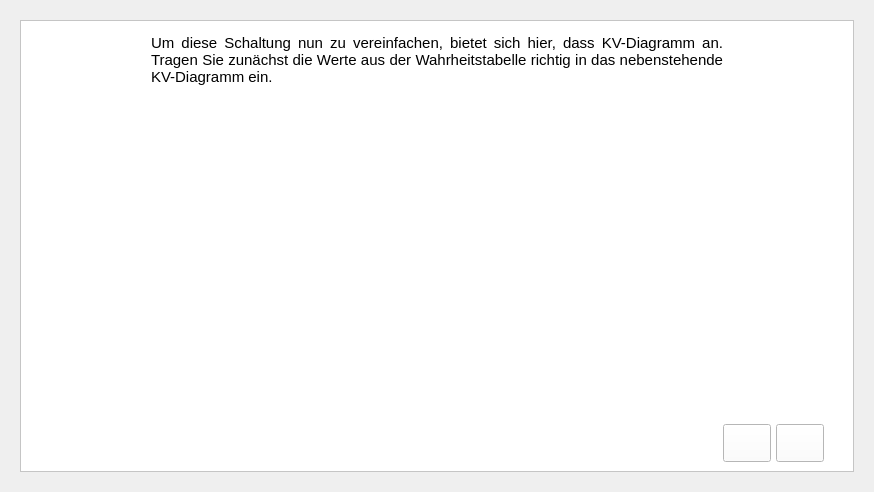
<?xml version="1.0" encoding="UTF-8"?>
<ui version="4.0">
 <class>Task1Page</class>
 <widget class="QWidget" name="Task1Page">
  <property name="geometry">
   <rect>
    <x>0</x>
    <y>0</y>
    <width>874</width>
    <height>492</height>
   </rect>
  </property>
  <property name="windowTitle">
   <string>Form</string>
  </property>
  <layout class="QVBoxLayout" name="verticalLayout">
   <item>
    <widget class="QStackedWidget" name="task1StackedWidget">
     <property name="sizePolicy">
      <sizepolicy hsizetype="Preferred" vsizetype="Preferred">
       <horstretch>0</horstretch>
       <verstretch>0</verstretch>
      </sizepolicy>
     </property>
     <property name="currentIndex">
      <number>2</number>
     </property>
     <widget class="QWidget" name="page">
      <layout class="QVBoxLayout" name="verticalLayout_18">
       <item>
        <widget class="QScrollArea" name="scrollArea_2">
         <property name="sizePolicy">
          <sizepolicy hsizetype="Preferred" vsizetype="Expanding">
           <horstretch>0</horstretch>
           <verstretch>0</verstretch>
          </sizepolicy>
         </property>
         <property name="minimumSize">
          <size>
           <width>0</width>
           <height>0</height>
          </size>
         </property>
         <property name="styleSheet">
          <string notr="true">background-color:white;</string>
         </property>
         <property name="widgetResizable">
          <bool>true</bool>
         </property>
         <property name="alignment">
          <set>Qt::AlignLeading|Qt::AlignLeft|Qt::AlignVCenter</set>
         </property>
         <widget class="QWidget" name="scrollAreaWidgetContents_2">
          <property name="geometry">
           <rect>
            <x>0</x>
            <y>0</y>
            <width>636</width>
            <height>429</height>
           </rect>
          </property>
          <layout class="QVBoxLayout" name="verticalLayout_15">
           <item>
            <widget class="QFrame" name="gridFrame_2">
             <property name="styleSheet">
              <string notr="true"/>
             </property>
             <layout class="QVBoxLayout" name="verticalLayout_16">
              <property name="spacing">
               <number>5</number>
              </property>
              <property name="leftMargin">
               <number>0</number>
              </property>
              <property name="topMargin">
               <number>0</number>
              </property>
              <property name="rightMargin">
               <number>0</number>
              </property>
              <property name="bottomMargin">
               <number>0</number>
              </property>
              <item>
               <spacer name="verticalSpacer_13">
                <property name="orientation">
                 <enum>Qt::Vertical</enum>
                </property>
                <property name="sizeHint" stdset="0">
                 <size>
                  <width>20</width>
                  <height>40</height>
                 </size>
                </property>
               </spacer>
              </item>
              <item>
               <layout class="QHBoxLayout" name="horizontalLayout_14">
                <property name="sizeConstraint">
                 <enum>QLayout::SetNoConstraint</enum>
                </property>
                <item>
                 <widget class="QTextBrowser" name="textBrowser_3">
                  <property name="sizePolicy">
                   <sizepolicy hsizetype="Fixed" vsizetype="Fixed">
                    <horstretch>0</horstretch>
                    <verstretch>0</verstretch>
                   </sizepolicy>
                  </property>
                  <property name="minimumSize">
                   <size>
                    <width>616</width>
                    <height>46</height>
                   </size>
                  </property>
                  <property name="maximumSize">
                   <size>
                    <width>16777215</width>
                    <height>46</height>
                   </size>
                  </property>
                  <property name="font">
                   <font>
                    <pointsize>13</pointsize>
                   </font>
                  </property>
                  <property name="styleSheet">
                   <string notr="true">color:black; alignment:center;</string>
                  </property>
                  <property name="frameShape">
                   <enum>QFrame::NoFrame</enum>
                  </property>
                  <property name="sizeAdjustPolicy">
                   <enum>QAbstractScrollArea::AdjustIgnored</enum>
                  </property>
                  <property name="lineWrapMode">
                   <enum>QTextEdit::WidgetWidth</enum>
                  </property>
                  <property name="html">
                   <string>&lt;!DOCTYPE HTML PUBLIC &quot;-//W3C//DTD HTML 4.0//EN&quot; &quot;http://www.w3.org/TR/REC-html40/strict.dtd&quot;&gt;
&lt;html&gt;&lt;head&gt;&lt;meta name=&quot;qrichtext&quot; content=&quot;1&quot; /&gt;&lt;style type=&quot;text/css&quot;&gt;
p, li { white-space: pre-wrap; }
&lt;/style&gt;&lt;/head&gt;&lt;body style=&quot; font-family:'MS Shell Dlg 2'; font-size:13pt; font-weight:400; font-style:normal;&quot;&gt;
&lt;p align=&quot;justify&quot; style=&quot; margin-top:0px; margin-bottom:0px; margin-left:0px; margin-right:0px; -qt-block-indent:0; text-indent:0px;&quot;&gt;&lt;span style=&quot; font-size:11pt;&quot;&gt;Sie sehen unten eine Wahrheitstabelle, bilden Sie daraus die Funktionsgleichung in DNF. Eine Optimierung mittels KV-Diagramm ist hier noch nicht erforderlich.&lt;/span&gt;&lt;/p&gt;&lt;/body&gt;&lt;/html&gt;</string>
                  </property>
                 </widget>
                </item>
               </layout>
              </item>
              <item>
               <spacer name="verticalSpacer_22">
                <property name="orientation">
                 <enum>Qt::Vertical</enum>
                </property>
                <property name="sizeHint" stdset="0">
                 <size>
                  <width>20</width>
                  <height>40</height>
                 </size>
                </property>
               </spacer>
              </item>
              <item>
               <layout class="QHBoxLayout" name="horizontalLayout_19">
                <item>
                 <spacer name="horizontalSpacer_27">
                  <property name="orientation">
                   <enum>Qt::Horizontal</enum>
                  </property>
                  <property name="sizeHint" stdset="0">
                   <size>
                    <width>40</width>
                    <height>20</height>
                   </size>
                  </property>
                 </spacer>
                </item>
                <item>
                 <widget class="QLabel" name="label_9">
                  <property name="minimumSize">
                   <size>
                    <width>340</width>
                    <height>262</height>
                   </size>
                  </property>
                  <property name="styleSheet">
                   <string notr="true">image: url(:/images/task1_truthtable1.png)</string>
                  </property>
                  <property name="text">
                   <string/>
                  </property>
                  <property name="scaledContents">
                   <bool>false</bool>
                  </property>
                 </widget>
                </item>
                <item>
                 <spacer name="horizontalSpacer_26">
                  <property name="orientation">
                   <enum>Qt::Horizontal</enum>
                  </property>
                  <property name="sizeHint" stdset="0">
                   <size>
                    <width>40</width>
                    <height>20</height>
                   </size>
                  </property>
                 </spacer>
                </item>
                <item>
                 <widget class="QFrame" name="verticalFrame">
                  <property name="styleSheet">
                   <string notr="true"/>
                  </property>
                  <layout class="QVBoxLayout" name="verticalLayout_22">
                   <property name="spacing">
                    <number>6</number>
                   </property>
                   <item>
                    <widget class="EquationInputField" name="widget" native="true"/>
                   </item>
                   <item>
                    <widget class="QFrame" name="horizontalFrame_4">
                     <property name="sizePolicy">
                      <sizepolicy hsizetype="Preferred" vsizetype="Fixed">
                       <horstretch>0</horstretch>
                       <verstretch>0</verstretch>
                      </sizepolicy>
                     </property>
                     <layout class="QHBoxLayout" name="horizontalLayout_20">
                      <property name="spacing">
                       <number>1</number>
                      </property>
                      <item>
                       <widget class="QPushButton" name="solutionButtonTask1_1">
                        <property name="sizePolicy">
                         <sizepolicy hsizetype="Fixed" vsizetype="Fixed">
                          <horstretch>0</horstretch>
                          <verstretch>0</verstretch>
                         </sizepolicy>
                        </property>
                        <property name="minimumSize">
                         <size>
                          <width>20</width>
                          <height>5</height>
                         </size>
                        </property>
                        <property name="font">
                         <font>
                          <family>Arial</family>
                          <pointsize>10</pointsize>
                          <weight>50</weight>
                          <bold>false</bold>
                         </font>
                        </property>
                        <property name="styleSheet">
                         <string notr="true">QPushButton
{
	color: white;
	width: 150px;
	height: 30px;
   	border-image: url(:/images/buttons/button.png)
}

QPushButton::hover
{
	border-image: url(:/images/buttons/button_hover.png)
}</string>
                        </property>
                        <property name="text">
                         <string>Lösung anzeigen</string>
                        </property>
                       </widget>
                      </item>
                     </layout>
                    </widget>
                   </item>
                  </layout>
                 </widget>
                </item>
                <item>
                 <spacer name="horizontalSpacer_28">
                  <property name="orientation">
                   <enum>Qt::Horizontal</enum>
                  </property>
                  <property name="sizeHint" stdset="0">
                   <size>
                    <width>40</width>
                    <height>20</height>
                   </size>
                  </property>
                 </spacer>
                </item>
               </layout>
              </item>
              <item>
               <spacer name="verticalSpacer_19">
                <property name="orientation">
                 <enum>Qt::Vertical</enum>
                </property>
                <property name="sizeType">
                 <enum>QSizePolicy::Expanding</enum>
                </property>
                <property name="sizeHint" stdset="0">
                 <size>
                  <width>20</width>
                  <height>5</height>
                 </size>
                </property>
               </spacer>
              </item>
              <item>
               <layout class="QHBoxLayout" name="horizontalLayout_21">
                <item>
                 <widget class="QLabel" name="solutionLabelTask1_1">
                  <property name="sizePolicy">
                   <sizepolicy hsizetype="Fixed" vsizetype="Fixed">
                    <horstretch>0</horstretch>
                    <verstretch>0</verstretch>
                   </sizepolicy>
                  </property>
                  <property name="minimumSize">
                   <size>
                    <width>440</width>
                    <height>30</height>
                   </size>
                  </property>
                  <property name="baseSize">
                   <size>
                    <width>0</width>
                    <height>0</height>
                   </size>
                  </property>
                  <property name="font">
                   <font>
                    <family>Arial</family>
                    <pointsize>13</pointsize>
                    <weight>75</weight>
                    <bold>true</bold>
                   </font>
                  </property>
                  <property name="styleSheet">
                   <string notr="true">color: black;</string>
                  </property>
                  <property name="text">
                   <string/>
                  </property>
                 </widget>
                </item>
               </layout>
              </item>
              <item>
               <spacer name="verticalSpacer_21">
                <property name="orientation">
                 <enum>Qt::Vertical</enum>
                </property>
                <property name="sizeHint" stdset="0">
                 <size>
                  <width>20</width>
                  <height>1</height>
                 </size>
                </property>
               </spacer>
              </item>
              <item>
               <layout class="QHBoxLayout" name="horizontalLayout_15">
                <item>
                 <spacer name="horizontalSpacer_22">
                  <property name="orientation">
                   <enum>Qt::Horizontal</enum>
                  </property>
                  <property name="sizeHint" stdset="0">
                   <size>
                    <width>40</width>
                    <height>10</height>
                   </size>
                  </property>
                 </spacer>
                </item>
                <item>
                 <widget class="QPushButton" name="continueButtonTask1Page1">
                  <property name="styleSheet">
                   <string notr="true">QPushButton
{
	color: white;
	width: 40px;
	height: 30px;
   	border-image: url(:/images/buttons/continue_button.png)
}

QPushButton::hover
{
	border-image: url(:/images/buttons/continue_button_hover.png)
}</string>
                  </property>
                  <property name="text">
                   <string/>
                  </property>
                 </widget>
                </item>
                <item>
                 <spacer name="horizontalSpacer_25">
                  <property name="orientation">
                   <enum>Qt::Horizontal</enum>
                  </property>
                  <property name="sizeType">
                   <enum>QSizePolicy::Fixed</enum>
                  </property>
                  <property name="sizeHint" stdset="0">
                   <size>
                    <width>20</width>
                    <height>20</height>
                   </size>
                  </property>
                 </spacer>
                </item>
               </layout>
              </item>
             </layout>
            </widget>
           </item>
          </layout>
         </widget>
        </widget>
       </item>
      </layout>
     </widget>
     <widget class="QWidget" name="page_2">
      <layout class="QVBoxLayout" name="verticalLayout_21">
       <item>
        <widget class="QScrollArea" name="scrollArea_3">
         <property name="sizePolicy">
          <sizepolicy hsizetype="Expanding" vsizetype="Expanding">
           <horstretch>0</horstretch>
           <verstretch>0</verstretch>
          </sizepolicy>
         </property>
         <property name="minimumSize">
          <size>
           <width>0</width>
           <height>0</height>
          </size>
         </property>
         <property name="styleSheet">
          <string notr="true">background-color:white;</string>
         </property>
         <property name="widgetResizable">
          <bool>true</bool>
         </property>
         <property name="alignment">
          <set>Qt::AlignLeading|Qt::AlignLeft|Qt::AlignVCenter</set>
         </property>
         <widget class="QWidget" name="scrollAreaWidgetContents_3">
          <property name="geometry">
           <rect>
            <x>0</x>
            <y>0</y>
            <width>600</width>
            <height>454</height>
           </rect>
          </property>
          <layout class="QVBoxLayout" name="verticalLayout_19">
           <item>
            <widget class="QFrame" name="gridFrame_3">
             <property name="styleSheet">
              <string notr="true"/>
             </property>
             <layout class="QVBoxLayout" name="verticalLayout_20">
              <property name="spacing">
               <number>5</number>
              </property>
              <property name="leftMargin">
               <number>0</number>
              </property>
              <property name="topMargin">
               <number>0</number>
              </property>
              <property name="rightMargin">
               <number>0</number>
              </property>
              <property name="bottomMargin">
               <number>0</number>
              </property>
              <item>
               <layout class="QHBoxLayout" name="horizontalLayout">
                <item>
                 <widget class="QTextBrowser" name="textBrowser_4">
                  <property name="sizePolicy">
                   <sizepolicy hsizetype="Fixed" vsizetype="Fixed">
                    <horstretch>0</horstretch>
                    <verstretch>0</verstretch>
                   </sizepolicy>
                  </property>
                  <property name="minimumSize">
                   <size>
                    <width>580</width>
                    <height>47</height>
                   </size>
                  </property>
                  <property name="maximumSize">
                   <size>
                    <width>16777215</width>
                    <height>16777215</height>
                   </size>
                  </property>
                  <property name="styleSheet">
                   <string notr="true">color:black;</string>
                  </property>
                  <property name="frameShape">
                   <enum>QFrame::NoFrame</enum>
                  </property>
                  <property name="sizeAdjustPolicy">
                   <enum>QAbstractScrollArea::AdjustIgnored</enum>
                  </property>
                  <property name="lineWrapMode">
                   <enum>QTextEdit::WidgetWidth</enum>
                  </property>
                  <property name="html">
                   <string>&lt;!DOCTYPE HTML PUBLIC &quot;-//W3C//DTD HTML 4.0//EN&quot; &quot;http://www.w3.org/TR/REC-html40/strict.dtd&quot;&gt;
&lt;html&gt;&lt;head&gt;&lt;meta name=&quot;qrichtext&quot; content=&quot;1&quot; /&gt;&lt;style type=&quot;text/css&quot;&gt;
p, li { white-space: pre-wrap; }
&lt;/style&gt;&lt;/head&gt;&lt;body style=&quot; font-family:'MS Shell Dlg 2'; font-size:8pt; font-weight:400; font-style:normal;&quot;&gt;
&lt;p align=&quot;justify&quot; style=&quot; margin-top:0px; margin-bottom:0px; margin-left:0px; margin-right:0px; -qt-block-indent:0; text-indent:0px;&quot;&gt;&lt;span style=&quot; font-size:11pt;&quot;&gt;Die auf der vorherigen Seite erstellte Funktionsgleichung würde die folgende Schaltung liefern:&lt;/span&gt;&lt;/p&gt;&lt;/body&gt;&lt;/html&gt;</string>
                  </property>
                 </widget>
                </item>
               </layout>
              </item>
              <item>
               <spacer name="verticalSpacer_17">
                <property name="orientation">
                 <enum>Qt::Vertical</enum>
                </property>
                <property name="sizeType">
                 <enum>QSizePolicy::Fixed</enum>
                </property>
                <property name="sizeHint" stdset="0">
                 <size>
                  <width>20</width>
                  <height>10</height>
                 </size>
                </property>
               </spacer>
              </item>
              <item>
               <widget class="QLabel" name="label_7">
                <property name="sizePolicy">
                 <sizepolicy hsizetype="Preferred" vsizetype="Fixed">
                  <horstretch>0</horstretch>
                  <verstretch>0</verstretch>
                 </sizepolicy>
                </property>
                <property name="minimumSize">
                 <size>
                  <width>100</width>
                  <height>226</height>
                 </size>
                </property>
                <property name="maximumSize">
                 <size>
                  <width>16777215</width>
                  <height>16777215</height>
                 </size>
                </property>
                <property name="styleSheet">
                 <string notr="true">image: url(:/images/task1_circuit1.png)</string>
                </property>
                <property name="text">
                 <string/>
                </property>
               </widget>
              </item>
              <item>
               <spacer name="verticalSpacer">
                <property name="orientation">
                 <enum>Qt::Vertical</enum>
                </property>
                <property name="sizeType">
                 <enum>QSizePolicy::Fixed</enum>
                </property>
                <property name="sizeHint" stdset="0">
                 <size>
                  <width>20</width>
                  <height>10</height>
                 </size>
                </property>
               </spacer>
              </item>
              <item>
               <layout class="QHBoxLayout" name="horizontalLayout_2">
                <item>
                 <widget class="QTextBrowser" name="textBrowser">
                  <property name="sizePolicy">
                   <sizepolicy hsizetype="Fixed" vsizetype="Fixed">
                    <horstretch>0</horstretch>
                    <verstretch>0</verstretch>
                   </sizepolicy>
                  </property>
                  <property name="minimumSize">
                   <size>
                    <width>580</width>
                    <height>65</height>
                   </size>
                  </property>
                  <property name="styleSheet">
                   <string notr="true">color:black;</string>
                  </property>
                  <property name="frameShape">
                   <enum>QFrame::NoFrame</enum>
                  </property>
                  <property name="html">
                   <string>&lt;!DOCTYPE HTML PUBLIC &quot;-//W3C//DTD HTML 4.0//EN&quot; &quot;http://www.w3.org/TR/REC-html40/strict.dtd&quot;&gt;
&lt;html&gt;&lt;head&gt;&lt;meta name=&quot;qrichtext&quot; content=&quot;1&quot; /&gt;&lt;style type=&quot;text/css&quot;&gt;
p, li { white-space: pre-wrap; }
&lt;/style&gt;&lt;/head&gt;&lt;body style=&quot; font-family:'MS Shell Dlg 2'; font-size:8pt; font-weight:400; font-style:normal;&quot;&gt;
&lt;p align=&quot;justify&quot; style=&quot; margin-top:0px; margin-bottom:0px; margin-left:0px; margin-right:0px; -qt-block-indent:0; text-indent:0px;&quot;&gt;&lt;span style=&quot; font-size:11pt;&quot;&gt;Diese Schaltung ist ziemlich groß für ihren Funktionsumfang. Würde man solche Schaltungen nicht noch weiter vereinfachen, würde man niemals in der Lage &lt;/span&gt;&lt;a name=&quot;decorator-corrected-entity-id-4&quot;&gt;&lt;/a&gt;&lt;span style=&quot; font-size:11pt;&quot;&gt;s&lt;/span&gt;&lt;span style=&quot; font-size:11pt;&quot;&gt;ein, elektrische Geräte so &lt;/span&gt;&lt;a name=&quot;decorator-corrected-entity-id-7&quot;&gt;&lt;/a&gt;&lt;span style=&quot; font-size:11pt;&quot;&gt;k&lt;/span&gt;&lt;span style=&quot; font-size:11pt;&quot;&gt;lein, wie wir sie heute &lt;/span&gt;&lt;a name=&quot;decorator-corrected-entity-id-9&quot;&gt;&lt;/a&gt;&lt;span style=&quot; font-size:11pt;&quot;&gt;k&lt;/span&gt;&lt;span style=&quot; font-size:11pt;&quot;&gt;ennen, produzieren zu können.&lt;/span&gt;&lt;/p&gt;&lt;/body&gt;&lt;/html&gt;</string>
                  </property>
                 </widget>
                </item>
               </layout>
              </item>
              <item>
               <layout class="QHBoxLayout" name="horizontalLayout_17">
                <property name="sizeConstraint">
                 <enum>QLayout::SetNoConstraint</enum>
                </property>
               </layout>
              </item>
              <item>
               <spacer name="verticalSpacer_18">
                <property name="orientation">
                 <enum>Qt::Vertical</enum>
                </property>
                <property name="sizeType">
                 <enum>QSizePolicy::MinimumExpanding</enum>
                </property>
                <property name="sizeHint" stdset="0">
                 <size>
                  <width>20</width>
                  <height>5</height>
                 </size>
                </property>
               </spacer>
              </item>
              <item>
               <layout class="QHBoxLayout" name="horizontalLayout_18">
                <item>
                 <spacer name="horizontalSpacer_23">
                  <property name="orientation">
                   <enum>Qt::Horizontal</enum>
                  </property>
                  <property name="sizeHint" stdset="0">
                   <size>
                    <width>40</width>
                    <height>10</height>
                   </size>
                  </property>
                 </spacer>
                </item>
                <item>
                 <widget class="QPushButton" name="backButtonTask1Page2">
                  <property name="styleSheet">
                   <string notr="true">QPushButton
{
	color: white;
	width: 40px;
	height: 30px;
   	border-image: url(:/images/buttons/back_button.png)
}

QPushButton::hover
{
	border-image: url(:/images/buttons/back_button_hover.png)
}</string>
                  </property>
                  <property name="text">
                   <string/>
                  </property>
                 </widget>
                </item>
                <item>
                 <widget class="QPushButton" name="continueButtonTask1Page2">
                  <property name="styleSheet">
                   <string notr="true">QPushButton
{
	color: white;
	width: 40px;
	height: 30px;
   	border-image: url(:/images/buttons/continue_button.png)
}

QPushButton::hover
{
	border-image: url(:/images/buttons/continue_button_hover.png)
}</string>
                  </property>
                  <property name="text">
                   <string/>
                  </property>
                 </widget>
                </item>
                <item>
                 <spacer name="horizontalSpacer_24">
                  <property name="orientation">
                   <enum>Qt::Horizontal</enum>
                  </property>
                  <property name="sizeType">
                   <enum>QSizePolicy::Fixed</enum>
                  </property>
                  <property name="sizeHint" stdset="0">
                   <size>
                    <width>20</width>
                    <height>20</height>
                   </size>
                  </property>
                 </spacer>
                </item>
               </layout>
              </item>
             </layout>
            </widget>
           </item>
          </layout>
         </widget>
        </widget>
       </item>
      </layout>
     </widget>
     <widget class="QWidget" name="page_3">
      <layout class="QVBoxLayout" name="verticalLayout_2">
       <item>
        <widget class="QScrollArea" name="scrollArea_4">
         <property name="sizePolicy">
          <sizepolicy hsizetype="Expanding" vsizetype="Expanding">
           <horstretch>0</horstretch>
           <verstretch>0</verstretch>
          </sizepolicy>
         </property>
         <property name="minimumSize">
          <size>
           <width>0</width>
           <height>0</height>
          </size>
         </property>
         <property name="styleSheet">
          <string notr="true">background-color:white;</string>
         </property>
         <property name="widgetResizable">
          <bool>true</bool>
         </property>
         <property name="alignment">
          <set>Qt::AlignLeading|Qt::AlignLeft|Qt::AlignVCenter</set>
         </property>
         <widget class="QWidget" name="scrollAreaWidgetContents_4">
          <property name="geometry">
           <rect>
            <x>0</x>
            <y>0</y>
            <width>836</width>
            <height>454</height>
           </rect>
          </property>
          <layout class="QVBoxLayout" name="verticalLayout_23">
           <item>
            <widget class="QFrame" name="gridFrame_4">
             <property name="styleSheet">
              <string notr="true"/>
             </property>
             <layout class="QVBoxLayout" name="verticalLayout_24">
              <property name="spacing">
               <number>5</number>
              </property>
              <property name="leftMargin">
               <number>0</number>
              </property>
              <property name="topMargin">
               <number>0</number>
              </property>
              <property name="rightMargin">
               <number>0</number>
              </property>
              <property name="bottomMargin">
               <number>0</number>
              </property>
              <item>
               <layout class="QHBoxLayout" name="horizontalLayout_3">
                <item>
                 <widget class="QTextBrowser" name="textBrowser_5">
                  <property name="sizePolicy">
                   <sizepolicy hsizetype="Fixed" vsizetype="Fixed">
                    <horstretch>0</horstretch>
                    <verstretch>0</verstretch>
                   </sizepolicy>
                  </property>
                  <property name="minimumSize">
                   <size>
                    <width>580</width>
                    <height>65</height>
                   </size>
                  </property>
                  <property name="maximumSize">
                   <size>
                    <width>16777215</width>
                    <height>16777215</height>
                   </size>
                  </property>
                  <property name="styleSheet">
                   <string notr="true">color:black;</string>
                  </property>
                  <property name="frameShape">
                   <enum>QFrame::NoFrame</enum>
                  </property>
                  <property name="sizeAdjustPolicy">
                   <enum>QAbstractScrollArea::AdjustIgnored</enum>
                  </property>
                  <property name="lineWrapMode">
                   <enum>QTextEdit::WidgetWidth</enum>
                  </property>
                  <property name="html">
                   <string>&lt;!DOCTYPE HTML PUBLIC &quot;-//W3C//DTD HTML 4.0//EN&quot; &quot;http://www.w3.org/TR/REC-html40/strict.dtd&quot;&gt;
&lt;html&gt;&lt;head&gt;&lt;meta name=&quot;qrichtext&quot; content=&quot;1&quot; /&gt;&lt;style type=&quot;text/css&quot;&gt;
p, li { white-space: pre-wrap; }
&lt;/style&gt;&lt;/head&gt;&lt;body style=&quot; font-family:'MS Shell Dlg 2'; font-size:8pt; font-weight:400; font-style:normal;&quot;&gt;
&lt;p align=&quot;justify&quot; style=&quot; margin-top:0px; margin-bottom:0px; margin-left:0px; margin-right:0px; -qt-block-indent:0; text-indent:0px;&quot;&gt;&lt;span style=&quot; font-size:11pt;&quot;&gt;Um diese Schaltung nun zu vereinfachen, bietet sich hier, dass KV-Diagramm an. Tragen Sie zunächst die Werte aus der Wahrheitstabelle richtig in das nebenstehende KV-Diagramm ein.&lt;/span&gt;&lt;/p&gt;&lt;/body&gt;&lt;/html&gt;</string>
                  </property>
                 </widget>
                </item>
               </layout>
              </item>
              <item>
               <spacer name="verticalSpacer_20">
                <property name="orientation">
                 <enum>Qt::Vertical</enum>
                </property>
                <property name="sizeType">
                 <enum>QSizePolicy::Fixed</enum>
                </property>
                <property name="sizeHint" stdset="0">
                 <size>
                  <width>20</width>
                  <height>10</height>
                 </size>
                </property>
               </spacer>
              </item>
              <item>
               <layout class="QHBoxLayout" name="horizontalLayout_4">
                <item>
                 <widget class="QLabel" name="label_8">
                  <property name="sizePolicy">
                   <sizepolicy hsizetype="Preferred" vsizetype="Fixed">
                    <horstretch>0</horstretch>
                    <verstretch>0</verstretch>
                   </sizepolicy>
                  </property>
                  <property name="minimumSize">
                   <size>
                    <width>100</width>
                    <height>262</height>
                   </size>
                  </property>
                  <property name="maximumSize">
                   <size>
                    <width>16777215</width>
                    <height>16777215</height>
                   </size>
                  </property>
                  <property name="styleSheet">
                   <string notr="true">image: url(:/images/task1_truthtable1.png)</string>
                  </property>
                  <property name="text">
                   <string/>
                  </property>
                 </widget>
                </item>
                <item>
                 <widget class="EditableKVDiagram3Var" name="widget_2" native="true"/>
                </item>
               </layout>
              </item>
              <item>
               <spacer name="verticalSpacer_2">
                <property name="orientation">
                 <enum>Qt::Vertical</enum>
                </property>
                <property name="sizeType">
                 <enum>QSizePolicy::Fixed</enum>
                </property>
                <property name="sizeHint" stdset="0">
                 <size>
                  <width>20</width>
                  <height>10</height>
                 </size>
                </property>
               </spacer>
              </item>
              <item>
               <layout class="QHBoxLayout" name="horizontalLayout_22">
                <property name="sizeConstraint">
                 <enum>QLayout::SetNoConstraint</enum>
                </property>
               </layout>
              </item>
              <item>
               <spacer name="verticalSpacer_23">
                <property name="orientation">
                 <enum>Qt::Vertical</enum>
                </property>
                <property name="sizeType">
                 <enum>QSizePolicy::MinimumExpanding</enum>
                </property>
                <property name="sizeHint" stdset="0">
                 <size>
                  <width>20</width>
                  <height>5</height>
                 </size>
                </property>
               </spacer>
              </item>
              <item>
               <layout class="QHBoxLayout" name="horizontalLayout_23">
                <item>
                 <spacer name="horizontalSpacer_29">
                  <property name="orientation">
                   <enum>Qt::Horizontal</enum>
                  </property>
                  <property name="sizeHint" stdset="0">
                   <size>
                    <width>40</width>
                    <height>10</height>
                   </size>
                  </property>
                 </spacer>
                </item>
                <item>
                 <widget class="QPushButton" name="backButtonTask1Page3">
                  <property name="styleSheet">
                   <string notr="true">QPushButton
{
	color: white;
	width: 40px;
	height: 30px;
   	border-image: url(:/images/buttons/back_button.png)
}

QPushButton::hover
{
	border-image: url(:/images/buttons/back_button_hover.png)
}</string>
                  </property>
                  <property name="text">
                   <string/>
                  </property>
                 </widget>
                </item>
                <item>
                 <widget class="QPushButton" name="continueButtonTask1Page3">
                  <property name="styleSheet">
                   <string notr="true">QPushButton
{
	color: white;
	width: 40px;
	height: 30px;
   	border-image: url(:/images/buttons/continue_button.png)
}

QPushButton::hover
{
	border-image: url(:/images/buttons/continue_button_hover.png)
}</string>
                  </property>
                  <property name="text">
                   <string/>
                  </property>
                 </widget>
                </item>
                <item>
                 <spacer name="horizontalSpacer_30">
                  <property name="orientation">
                   <enum>Qt::Horizontal</enum>
                  </property>
                  <property name="sizeType">
                   <enum>QSizePolicy::Fixed</enum>
                  </property>
                  <property name="sizeHint" stdset="0">
                   <size>
                    <width>20</width>
                    <height>20</height>
                   </size>
                  </property>
                 </spacer>
                </item>
               </layout>
              </item>
             </layout>
            </widget>
           </item>
          </layout>
         </widget>
        </widget>
       </item>
      </layout>
     </widget>
    </widget>
   </item>
  </layout>
 </widget>
 <customwidgets>
  <customwidget>
   <class>EquationInputField</class>
   <extends>QWidget</extends>
   <header>equationinputfield.h</header>
   <container>1</container>
  </customwidget>
  <customwidget>
   <class>EditableKVDiagram3Var</class>
   <extends>QWidget</extends>
   <header>editablekvdiagram3var.h</header>
   <container>1</container>
  </customwidget>
 </customwidgets>
 <resources/>
 <connections/>
</ui>
